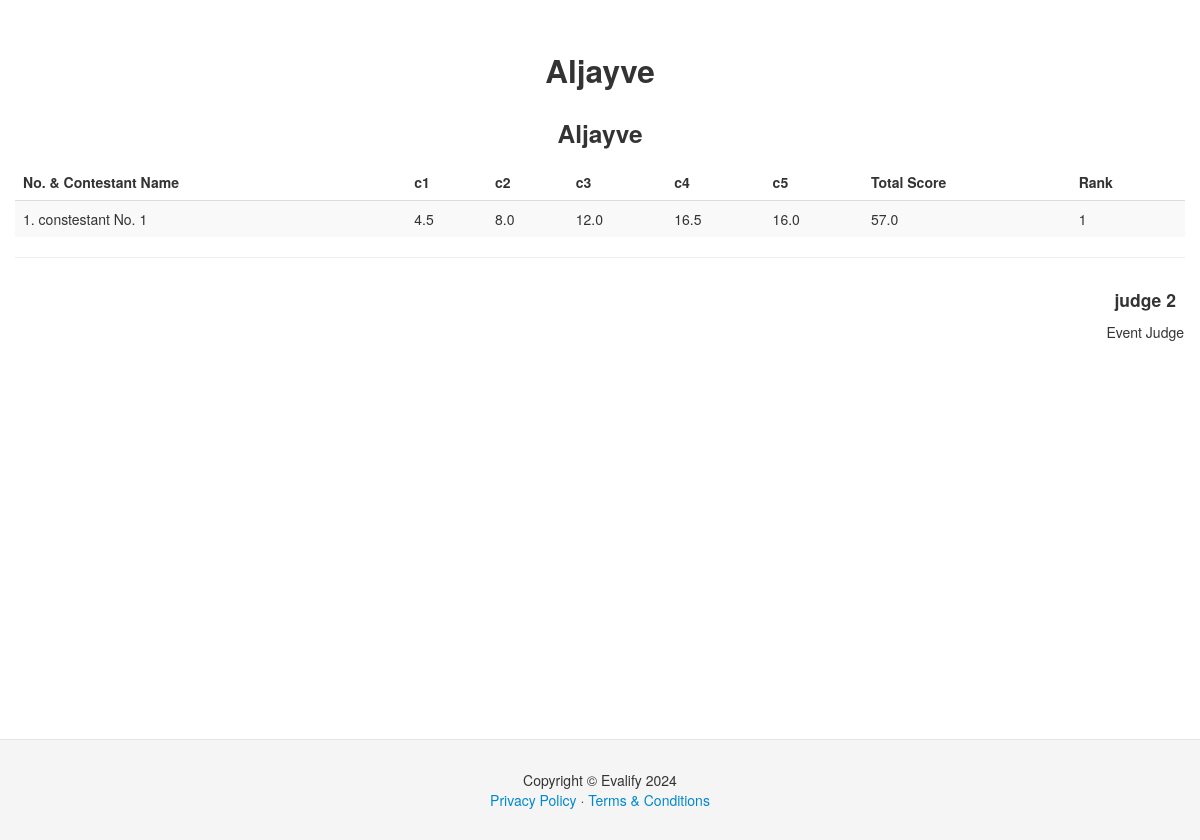
Screenshot of /view_score_sheet.php?event_id=1&judge_id=2 (signed in) with the database file from the repository.
### tables this page shows
CREATE TABLE `main_event` (
  `mainevent_id` int(11) NOT NULL,
  `event_name` varchar(255) NOT NULL,
  `status` varchar(50) NOT NULL,
  `organizer_id` int(11) NOT NULL,
  `sy` varchar(9) NOT NULL,
  `date_start` date NOT NULL,
  `date_end` date NOT NULL,
  `place` varchar(255) NOT NULL
);

CREATE TABLE `sub_event` (
  `subevent_id` int(11) NOT NULL,
  `mainevent_id` int(11) NOT NULL,
  `organizer_id` int(11) NOT NULL,
  `event_name` varchar(255) NOT NULL,
  `status` varchar(50) NOT NULL,
  `eventdate` date NOT NULL,
  `eventtime` time NOT NULL,
  `view` varchar(15) NOT NULL,
  `place` text NOT NULL
);

CREATE TABLE `criteria` (
  `criteria_id` int(11) NOT NULL,
  `subevent_id` int(11) NOT NULL,
  `criteria` varchar(255) NOT NULL,
  `percentage` int(11) NOT NULL,
  `criteria_ctr` int(11) NOT NULL
);

CREATE TABLE `contestants` (
  `contestant_id` int(11) NOT NULL,
  `fullname` varchar(255) NOT NULL,
  `subevent_id` int(11) NOT NULL,
  `contestant_ctr` int(11) NOT NULL,
  `status` varchar(50) NOT NULL,
  `txt_code` varchar(255) NOT NULL,
  `rand_code` int(11) NOT NULL
);

CREATE TABLE `sub_results` (
  `subresult_id` int(11) NOT NULL,
  `subevent_id` int(11) NOT NULL,
  `mainevent_id` int(11) NOT NULL,
  `contestant_id` int(11) NOT NULL,
  `judge_id` int(11) NOT NULL,
  `total_score` decimal(11,1) NOT NULL,
  `deduction` decimal(11,1) NOT NULL,
  `criteria_ctr1` decimal(11,1) NOT NULL,
  `criteria_ctr2` decimal(11,1) NOT NULL,
  `criteria_ctr3` decimal(11,1) NOT NULL,
  `criteria_ctr4` decimal(11,1) NOT NULL,
  `criteria_ctr5` decimal(11,1) NOT NULL,
  `criteria_ctr6` decimal(11,1) NOT NULL,
  `criteria_ctr7` decimal(11,1) NOT NULL,
  `criteria_ctr8` decimal(11,1) NOT NULL,
  `criteria_ctr9` decimal(11,1) NOT NULL,
  `criteria_ctr10` decimal(11,1) NOT NULL,
  `comments` text NOT NULL,
  `rank` varchar(11) NOT NULL,
  `judge_rank_stat` varchar(15) NOT NULL,
  `place_title` varchar(25) NOT NULL
);

CREATE TABLE `judges` (
  `judge_id` int(11) NOT NULL,
  `subevent_id` int(11) NOT NULL,
  `judge_ctr` int(11) NOT NULL,
  `fullname` varchar(255) NOT NULL,
  `code` varchar(6) NOT NULL,
  `jtype` varchar(25) NOT NULL
);

### view_score_sheet.php (the view, shortened to what this page needs)
<!DOCTYPE html>
<html lang="en">
   <?php
   include('header2.php');
    include('session.php');
    $event_id=$_GET['event_id'];
    $judge_id=$_GET['judge_id'];
    ?>
  <body>
  <div class="container">
    <div class="row">
      <div class="span12">
           <?php
             $s_event_query = $conn->query("select * from sub_event where subevent_id='$event_id'") or die(mysql_error());
		while ($s_event_row = $s_event_query->fetch())
        {
            $MEidxx=$s_event_row['mainevent_id'];
              $event_query = $conn->query("select * from main_event where mainevent_id='$MEidxx'") or die(mysql_error());
		while ($event_row = $event_query->fetch())
        {
            ?>
             <center>
             <table>
             <tr>
             <td align="center">
            <h2><?php echo $event_row['event_name']; ?></h2>
             </td>
              </tr>
               <tr>
             <td align="center">
            <h3><?php echo $s_event_row['event_name']; ?></h3>
             </td>
              </tr>
             </table>
             </center>
          <table class="table table-striped">
        <thead>
     <th>No. &amp; Contestant Name</th>
        <?php
        $criteria_query = $conn->query("select * from criteria where subevent_id='$event_id' ORDER BY criteria_ctr ASC") or die(mysql_error());
        while ($crit_row = $criteria_query->fetch()) {
         ?>
        <th><?php echo $crit_row['criteria']; ?></th>
        <?php } ?>
        <th>Total Score</th>
        <th>Rank</th>
        </thead>
     <tbody>
    <?php
        $score_query = $conn->query("select * from sub_results where subevent_id='$event_id' and judge_id='$judge_id' ORDER BY contestant_id ASC") or die(mysql_error());
	$num_rowxz = $score_query->rowcount();
if( $num_rowxz > 0 ) {
while ($score_row = $score_query->fetch())
 {
     $s1=$score_row['criteria_ctr1'];
     $s2=$score_row['criteria_ctr2'];
     $s3=$score_row['criteria_ctr3'];
     $s4=$score_row['criteria_ctr4'];
     $s5=$score_row['criteria_ctr5'];
     $total_score=$score_row['total_score'];
     $rank=$score_row['rank'];
     $con_id=$score_row['contestant_id'];
      ?>
         <tr>
        <td><?php
         $cont_query = $conn->query("select * from contestants where contestant_id='$con_id'") or die(mysql_error());
while ($cont_row = $cont_query->fetch())
{
    $c_num=$cont_row['contestant_ctr'];
  echo $c_num.". ".$cfnme=$cont_row['fullname'];
}
         ?></td>
          <?php
        $criteria_query = $conn->query("select * from criteria where subevent_id='$event_id' ORDER BY criteria_ctr ASC") or die(mysql_error());
while ($crit_row = $criteria_query->fetch()) {
         ?>
        <td>
        <?php
 if($crit_row['criteria_ctr']==1)
 { ?>
     <?php echo $s1; ?>
<?php } ?>
 <?php
 if($crit_row['criteria_ctr']==2)
 { ?>
     <?php echo $s2; ?>
<?php } ?>
 <?php
 if($crit_row['criteria_ctr']==3)
 { ?>
    <?php echo $s3; ?>
<?php } ?>
 <?php
 if($crit_row['criteria_ctr']==4)
 { ?>
    <?php echo $s4; ?>
<?php } ?>
 <?php
 if($crit_row['criteria_ctr']==5)
 { ?>
    <?php echo $s5; ?>
<?php } ?>
</td>
        <?php } ?>
        <td><?php echo $total_score; ?></td>
        <td><?php echo $rank;
         ?></td>
         </tr>
        <?php } ?>
     </tbody>
          </table>
          <?php $j_query = $conn->query("select * from judges where subevent_id='$event_id' and judge_id='$judge_id'") or die(mysql_error());
while ($j_row = $j_query->fetch()) { ?>
             <hr />
             <table align="right">
             <tr>
             <td align="center">
            <h4><?php echo $j_row['fullname']; ?></h4>
             </td>
              </tr>
               <tr>
             <td align="center">
            Event Judge
             </td>
              </tr>
             </table> <?php
 }
 } ?>
           <?php }   } ?>
    </div>
  </div>
 </div>
    <?php include('footer.php'); ?>
  </body>
</html>

### assets/css/docs.css (style rules this page uses)
body { position: relative; padding-top: 40px; }

### assets/css/style.css (style rules this page uses)
html, body { height: 100%; }
body { display: flex; flex-direction: column; }
.container { flex: 1 0 auto; }

### rows the page displays
sub_event: event_name "Aljayve"
main_event: event_name "Aljayve"
criteria: criteria "c1"
criteria: criteria "c2"
criteria: criteria "c3"
criteria: criteria "c4"
criteria: criteria "c5"
sub_results: criteria_ctr1 "4.5", criteria_ctr2 "8.0", criteria_ctr3 "12.0", criteria_ctr4 "16.5", criteria_ctr5 "16.0", total_score "57.0", rank "1"
contestants: contestant_ctr "1", fullname "constestant No. 1"
judges: fullname "judge 2"
